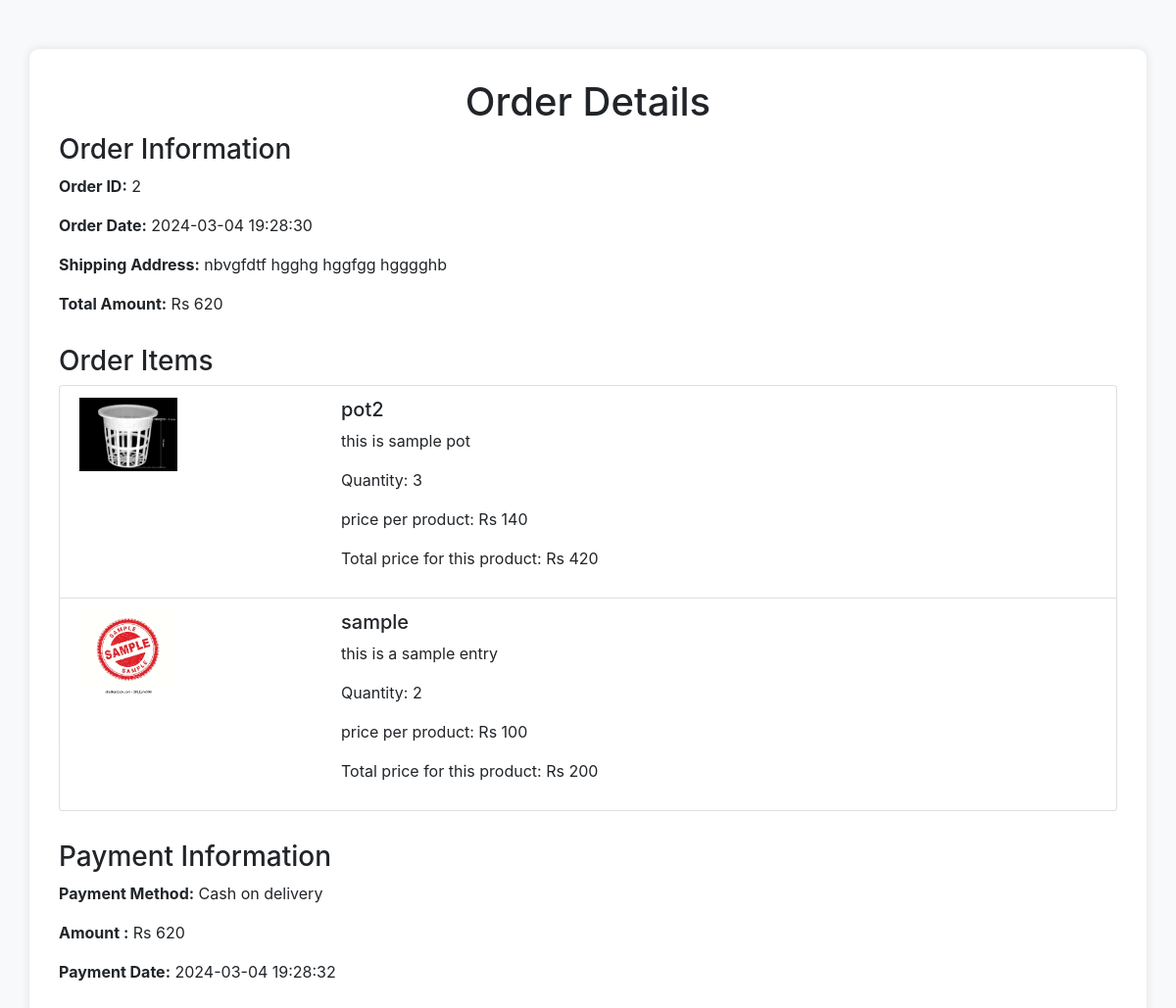
The page /detail.php?order_id=2 (signed in) on the database its author committed.
### tables this page shows
CREATE TABLE `orders` (
  `order_id` int(11) NOT NULL,
  `user_id` int(11) DEFAULT NULL,
  `order_date` datetime NOT NULL DEFAULT current_timestamp(),
  `status` varchar(25) NOT NULL DEFAULT 'active',
  `total_amount` int(11) DEFAULT NULL,
  `shipping_address` varchar(255) DEFAULT NULL
);

CREATE TABLE `order_items` (
  `order_item_id` int(11) NOT NULL,
  `order_id` int(11) DEFAULT NULL,
  `product_id` int(11) DEFAULT NULL,
  `quantity` int(11) DEFAULT NULL,
  `price` int(11) DEFAULT NULL
);

CREATE TABLE `products` (
  `product_id` int(11) NOT NULL,
  `name` varchar(255) DEFAULT NULL,
  `description` text DEFAULT NULL,
  `price` int(11) DEFAULT NULL,
  `image` varchar(255) DEFAULT NULL,
  `category` varchar(255) DEFAULT NULL
);

CREATE TABLE `payments` (
  `payment_id` int(11) NOT NULL,
  `order_id` int(11) DEFAULT NULL,
  `payment_method` varchar(255) DEFAULT NULL,
  `amount` int(11) DEFAULT NULL,
  `payment_date` datetime NOT NULL DEFAULT current_timestamp()
);

### detail.php (the view, shortened to what this page needs)
<?php
require_once 'config.php';
$order_id = $_GET['order_id'];
$sql_order = "SELECT * FROM orders WHERE order_id = ?";
$stmt_order = $con->prepare($sql_order);
$stmt_order->bind_param("i", $order_id);
$stmt_order->execute();
$result_order = $stmt_order->get_result();
$sql_order_items = "SELECT * FROM order_items WHERE order_id = ?";
$stmt_order_items = $con->prepare($sql_order_items);
$stmt_order_items->bind_param("i", $order_id);
$stmt_order_items->execute();
$result_order_items = $stmt_order_items->get_result();
$sql_payment = "SELECT * FROM payments WHERE order_id = ?";
$stmt_payment = $con->prepare($sql_payment);
$stmt_payment->bind_param("i", $order_id);
$stmt_payment->execute();
$result_payment = $stmt_payment->get_result();
if ($result_order->num_rows > 0) {
    $row_order = $result_order->fetch_assoc();
?>
<!DOCTYPE html>
<html lang="en">
<head>
    <link href="https://stackpath.bootstrapcdn.com/bootstrap/4.5.2/css/bootstrap.min.css" rel="stylesheet">
</head>
<body>
    <div class="container">
        <h1 class="text-center">Order Details</h1>
        <div class="order-details">
            <h3>Order Information</h3>
            <p><strong>Order ID:</strong> <?php echo $row_order['order_id']; ?></p>
            <p><strong>Order Date:</strong> <?php echo $row_order['order_date']; ?></p>
            <p><strong>Shipping Address:</strong> <?php echo $row_order['shipping_address']; ?></p>
            <p><strong>Total Amount:</strong> <?php echo "Rs " . $row_order['total_amount']; ?></p>
        </div>
        <div class="order-details">
            <h3>Order Items</h3>
            <ul class="list-group">
                <?php
                if ($result_order_items->num_rows > 0) {
                    while ($row_order_item = $result_order_items->fetch_assoc()) {
                        $sql_product = "SELECT name, description, image FROM products WHERE product_id = ?";
                        $stmt_product = $con->prepare($sql_product);
                        $stmt_product->bind_param("i", $row_order_item['product_id']);
                        $stmt_product->execute();
                        $result_product = $stmt_product->get_result();
                        if ($result_product->num_rows > 0) {
                            $row_product = $result_product->fetch_assoc();
                            echo "<li class='list-group-item'>";
                            echo "<div class='row'>";
                            echo "<div class='col-md-3'><img src='{$row_product['image']}' class='product-img img-fluid'></div>";
                            echo "<div class='col-md-9'>";
                            echo "<h5>{$row_product['name']}</h5>";
                            echo "<p>{$row_product['description']}</p>";
                            echo "<p>Quantity: {$row_order_item['quantity']}</p>";
                            echo "<p>price per product: Rs {$row_order_item['price']}</p>";
                            echo "<p>Total price for this product: Rs " . ($row_order_item['price'] * $row_order_item['quantity']) . "</p>";
                            echo "</div>";
                            echo "</div>";
                            echo "</li>";
                        }
                    }
                } else {
                    echo "<li class='list-group-item'>No order items found.</li>";
                }
                ?>
            </ul>
        </div>
        <div class="order-details">
            <h3>Payment Information</h3>
            <?php
            if ($result_payment->num_rows > 0) {
                $row_payment = $result_payment->fetch_assoc();
            ?>
                <p><strong>Payment Method:</strong> <?php echo $row_payment['payment_method']; ?></p>
                <p><strong>Amount :</strong> <?php echo "Rs " . $row_payment['amount']; ?></p>
                <p><strong>Payment Date:</strong> <?php echo $row_payment['payment_date']; ?></p>
            <?php } else {
                echo "<p>No payment information found.</p>";
            } ?>
        </div>
    </div>
</body>
</html>
<?php
} else {
    echo "Order not found.";
}
?>

### detail.php (style rules this page uses)
body { background-color: #f8f9fa; }
.container { margin-top: 50px; background-color: #ffffff; padding: 30px; border-radius: 10px; box-shadow: 0 0 10px rgba(0, 0, 0, 0.1); }
.product-img { max-width: 100px; max-height: 100px; }
.order-details { margin-bottom: 30px; }

### rows shown on the page
orders: order_id "2", order_date "2024-03-04 19:28:30", shipping_address "nbvgfdtf hgghg hggfgg hgggghb", total_amount "620"
order_items: product.image (picture), product.name "pot2", product.description "this is sample pot", quantity "3", price "140", $row_order_item['price'] * $row_order_item['quantity'] "420"
order_items: product.image (picture), product.name "sample", product.description "this is a sample entry", quantity "2", price "100", $row_order_item['price'] * $row_order_item['quantity'] "200"
payments: payment_method "Cash on delivery", amount "620", payment_date "2024-03-04 19:28:32"
